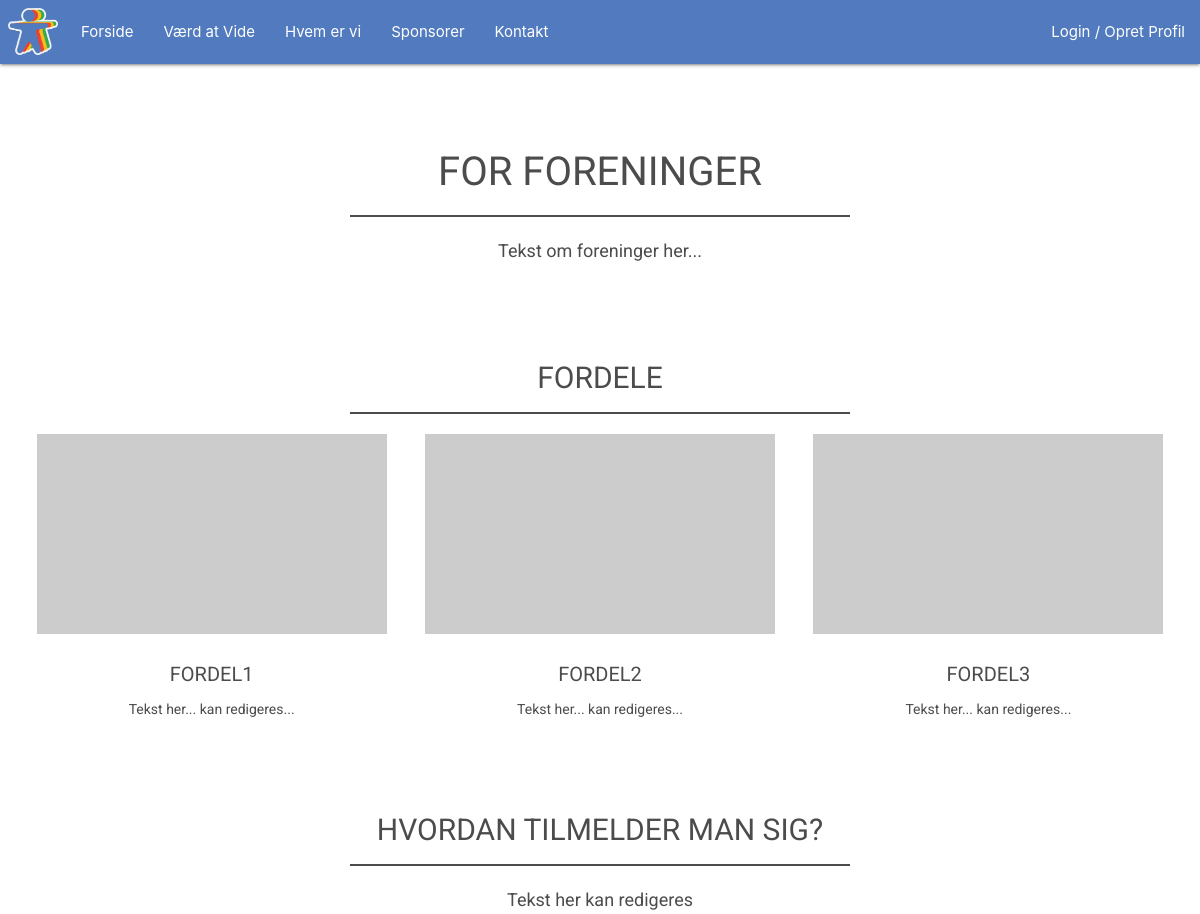
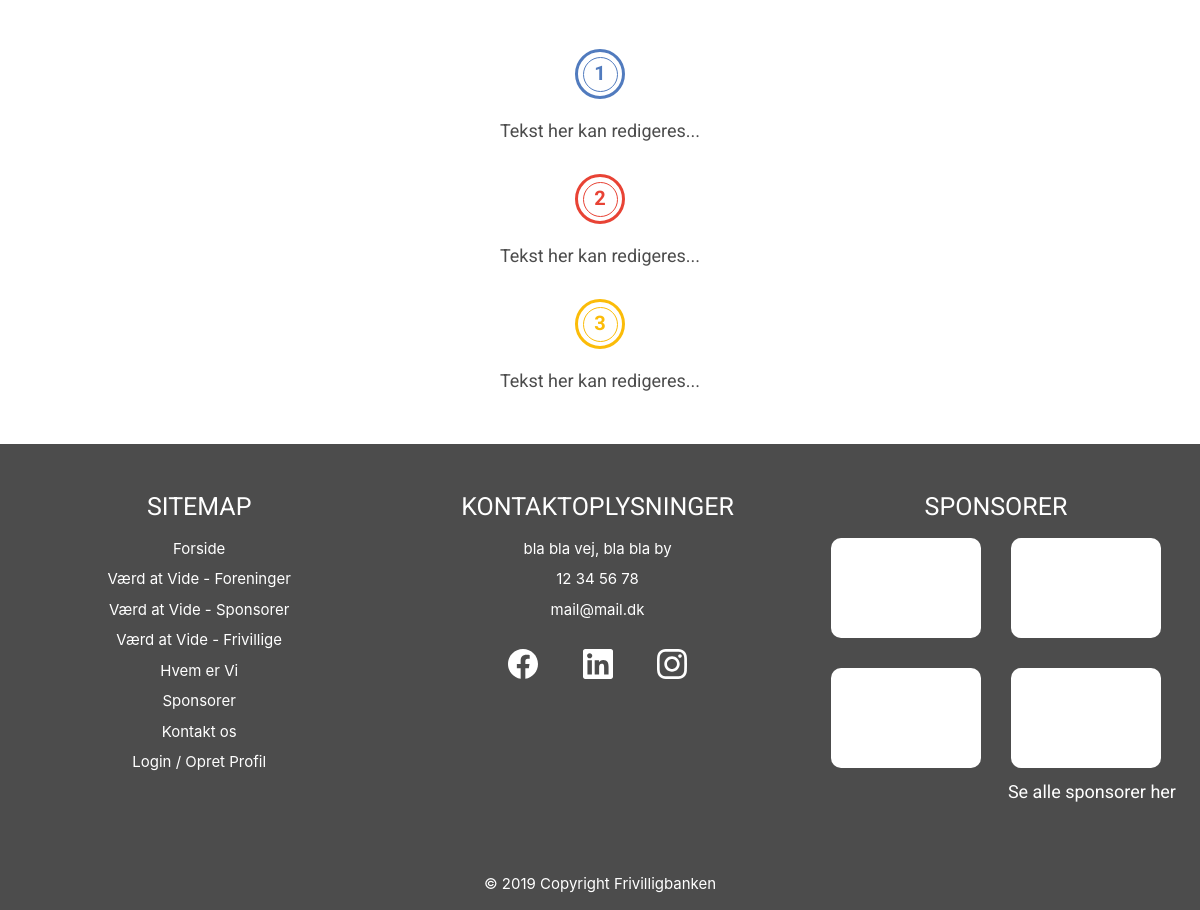
The page /for_foreninger on the database its author committed (2 pictures, top to bottom).
### tables this page shows
CREATE TABLE textfield (
    TextFieldID INT NOT NULL AUTO_INCREMENT PRIMARY KEY,
    Page VARCHAR(255),
    FieldName VARCHAR(255),
    FieldContent VARCHAR(5000)
);

CREATE TABLE sponsor (
    SponsorID INT NOT NULL AUTO_INCREMENT PRIMARY KEY,
    SponsorName VARCHAR(255),
    SponsorCVR VARCHAR(8),
    SponsorEmail VARCHAR(255),
    Address VARCHAR(255),
    City VARCHAR(255),
    PostalCode VARCHAR(4),
    Phone VARCHAR(8),
    Website VARCHAR(255),
    SponsorPic VARCHAR(255),
    Status VARCHAR(50),
    AreaID INT
);

### view/frontend/forUnions.php (the view)
<?php
require_once("view/frontend/includes/header.php");
$dbCon = dbCon($user, $pass);
$query = $dbCon->prepare("SELECT * FROM `textField` WHERE TextFieldID = 3");
$query->execute();
$getuniontext = $query->fetch();
$dbCon = dbCon($user, $pass);
$query = $dbCon->prepare("SELECT * FROM `textField` WHERE TextFieldID = 8");
$query->execute();
$getuniontext2 = $query->fetch();
$dbCon = dbCon($user, $pass);
$query = $dbCon->prepare("SELECT * FROM `textField` WHERE TextFieldID = 9");
$query->execute();
$getuniontext3 = $query->fetch();
$dbCon = dbCon($user, $pass);
$query = $dbCon->prepare("SELECT * FROM `textField` WHERE TextFieldID = 10");
$query->execute();
$getuniontext4 = $query->fetch();
$dbCon = dbCon($user, $pass);
$query = $dbCon->prepare("SELECT * FROM `textField` WHERE TextFieldID = 11");
$query->execute();
$getuniontext5 = $query->fetch();
$dbCon = dbCon($user, $pass);
$query = $dbCon->prepare("SELECT * FROM `textField` WHERE TextFieldID = 12");
$query->execute();
$getuniontext6 = $query->fetch();
$dbCon = dbCon($user, $pass);
$query = $dbCon->prepare("SELECT * FROM `textField` WHERE TextFieldID = 13");
$query->execute();
$getuniontext7 = $query->fetch();
$dbCon = dbCon($user, $pass);
$query = $dbCon->prepare("SELECT * FROM `textField` WHERE TextFieldID = 14");
$query->execute();
$getuniontext8 = $query->fetch();
$dbCon = dbCon($user, $pass);
$query = $dbCon->prepare("SELECT * FROM `imageField` WHERE ImageID = 3");
$query->execute();
$getimage1 = $query->fetch();
$dbCon = dbCon($user, $pass);
$query = $dbCon->prepare("SELECT * FROM `imageField` WHERE ImageID = 4");
$query->execute();
$getimage2 = $query->fetch();
$dbCon = dbCon($user, $pass);
$query = $dbCon->prepare("SELECT * FROM `imageField` WHERE ImageID = 5");
$query->execute();
$getimage3 = $query->fetch();
?>
    <link rel="stylesheet" href="/view/frontend/css/threeInOne.style.css">
    <div id="info-section1">
        <div id="info-section1-content">
            <h2><?php echo $getuniontext['FieldName'] ?></h2>
            <div id="line"></div>
            <p id="info-text">
                <?php
                    echo $getuniontext['FieldContent']
                ?>
            </p>
        </div>
    </div>
    <div id="info-section2">
        <div id="info-section2-content">
            <h3>FORDELE</h3>
            <div id="line"></div>
            <div id="info-section-info">
                <div id="info1">
                    <img src="<?php echo $getimage1['Image'] ?>" alt="">
                    <h4><?php echo $getuniontext2['FieldName'] ?></h4>
                    <p><?php echo $getuniontext2['FieldContent'] ?></p>
                </div>
                <div id="info2">
                    <img src="<?php echo $getimage2['Image'] ?>" alt="">
                    <h4><?php echo $getuniontext3['FieldName'] ?></h4>
                    <p><?php echo $getuniontext3['FieldContent'] ?></p>
                </div>
                <div id="info3">
                    <img src="<?php echo $getimage3['Image'] ?>" alt="">
                    <h4><?php echo $getuniontext4['FieldName'] ?></h4>
                    <p><?php echo $getuniontext4['FieldContent'] ?></p>
                </div>
            </div>
        </div>
    </div>
    <div id="info-section3">
        <div id="info-section3-content">
            <h3><?php echo $getuniontext5['FieldName'] ?></h3>
            <div id="line"></div>
            <p><?php echo $getuniontext5['FieldContent'] ?></p>
            <div id="step1-box">
                <div id="step-ring1"><div id="step-ring2"><p id="step-num">1</p></div></div>
                <p id="step-text"><?php echo $getuniontext6['FieldContent'] ?></p>
            </div>
            <div id="step2-box">
                <div id="step-ring1"><div id="step-ring2"><p id="step-num">2</p></div></div>
                <p id="step-text"><?php echo $getuniontext7['FieldContent'] ?></p>
            </div>
            <div id="step3-box">
                <div id="step-ring1"><div id="step-ring2"><p id="step-num">3</p></div></div>
                <p id="step-text"><?php echo $getuniontext8['FieldContent'] ?></p>
            </div>
        </div>
    </div>
<?php
require_once("view/frontend/includes/footer.php");
?>

### view/frontend/includes/footer.php (shortened to what this page needs)
<?php
$dbCon = dbCon($user, $pass);
$query = $dbCon->prepare("SELECT SponsorID, SponsorName, SponsorPic, Website FROM `sponsor` WHERE Status = 'Guld' LIMIT 6");
$query->execute();
$getsponsors = $query->fetchAll();
$dbCon = dbCon($user, $pass);
$query = $dbCon->prepare("SELECT * FROM textField WHERE TextFieldID = 32");
$query->execute();
$getaddress = $query->fetch();
$dbCon = dbCon($user, $pass);
$query = $dbCon->prepare("SELECT * FROM textField WHERE TextFieldID = 29");
$query->execute();
$getphone = $query->fetch();
$dbCon = dbCon($user, $pass);
$query = $dbCon->prepare("SELECT * FROM textField WHERE TextFieldID = 31");
$query->execute();
$getmail = $query->fetch();
$dbCon = dbCon($user, $pass);
$query = $dbCon->prepare("SELECT * FROM textField WHERE TextFieldID = 33");
$query->execute();
$getsocial1 = $query->fetch();
$dbCon = dbCon($user, $pass);
$query = $dbCon->prepare("SELECT * FROM textField WHERE TextFieldID = 34");
$query->execute();
$getsocial2 = $query->fetch();
$dbCon = dbCon($user, $pass);
$query = $dbCon->prepare("SELECT * FROM textField WHERE TextFieldID = 35");
$query->execute();
$getsocial3 = $query->fetch();
?>
<link rel="stylesheet" href="css/footer.style.css">
</div>
<footer class="page-footer">
    <div id="footer-content">
        <div id="footer-left">
            <h3>Sitemap</h3>
            <ul>
                <li><a href="/">Forside</a></li>
                <li><a href="/for_foreninger">Værd at Vide - Foreninger</a></li>
                <li><a href="/for_sponsorer">Værd at Vide - Sponsorer</a></li>
                <li><a href="/for_frivillige">Værd at Vide - Frivillige</a></li>
                <li><a href="/om">Hvem er Vi</a></li>
                <li><a href="/sponsorer">Sponsorer</a></li>
                <li><a href="/kontakt">Kontakt os</a></li>
                <li><a href="/login&opret">Login / Opret Profil</a></li>
            </ul>
        </div>
        <div id="footer-mid">
            <h3>Kontaktoplysninger</h3>
            <ul>
                <li><?php echo $getaddress['FieldContent'] ?></li>
                <li><?php echo $getphone['FieldContent'] ?></li>
                <li><?php echo $getmail['FieldContent'] ?></li>
                <li>
                    <a href="<?php echo "http://" . $getsocial1['FieldContent'] ?>"><img src="../../../images/icons/facebook.svg" alt=""></a>
                    <a href="<?php echo "http://" . $getsocial2['FieldContent'] ?>"><img src="../../../images/icons/linkedin.svg" alt=""></a>
                    <a href="<?php echo "http://" . $getsocial3['FieldContent'] ?>"><img src="../../../images/icons/instagram.svg" alt=""></a>
                </li>
            </ul>
        </div>
        <div id="footer-right">
            <h3>Sponsorer</h3>
            <div id="sponsor-highlight-box">
                <?php
                foreach($getsponsors as $sponsor)
                {
                    ?>
                    <a href="<?php echo "http://" . $sponsor['Website'] ?>">
                        <div id="sponsor-highlighted" style="background-image: url('<?php echo $sponsor['SponsorPic'] ?>')">
                        </div>
                    </a>
                    <?php
                }
                ?>
            </div>
            <a id="link-to-sponsor-page" href="/sponsorer"><p>Se alle sponsorer her</p></a>
        </div>
    </div>
    © 2019 Copyright Frivilligbanken
</footer>
</body>
</html>

### view/frontend/css/header.style.css (style rules this page uses)
h1, h2, h3, h4, p { color: #4C4C4C; font-family: 'Roboto', sans-serif; }
h1, h2 { text-transform: uppercase; }
p { font-size: 18px; }

### view/frontend/css/index.style.css (style rules this page uses)
h2 { font-size: 40px; }

### view/frontend/css/footer.style.css (style rules this page uses)
.page footer h1, .page-footer h2, .page-footer h3, .page-footer p { color: white; }
h3 { font-size: 25px; }
.page-footer { background-color: #517BBE; text-align: center; padding-bottom: 15px; }
#footer-content { display: flex; flex-wrap: wrap; }
#footer-left, #footer-mid, #footer-right { width: 30%; margin: 0 1.6% 50px 1.6%; }
#footer-left a { color: white; }
#footer-left ul li, #footer-mid ul li { margin-bottom: 8px; }
#footer-mid img { width: 30px; filter: invert(100%); margin: 20px; }
#sponsor-highlight-box { display: flex; flex-wrap: wrap; }
#sponsor-highlighted { background-color: white; background-position: center; background-repeat: no-repeat; background-size: cover; height: 100px; width: 150px; border-radius: 10px; margin: 0 15px 30px 15px; }
#link-to-sponsor-page p { margin-top: -20px; text-align: right; }

### view/frontend/css/threeInOne.style.css (style rules this page uses)
h3, h4 { text-transform: uppercase; }
#info-section1, #info-section2, #info-section3 { padding-top: 50px; text-align: center; }
#info-section1-content, #info-section2-content, #info-section3-content { max-width: 1250px; margin: auto; }
#info-section1 #line, #info-section2 #line, #info-section3 #line { width: 500px; height: 2px; background-color: #4C4C4C; margin: 0 auto 20px auto; }
#info-section2 h3, #info-section3 h3 { font-size: 30px; }
#info-section-info { display: flex; flex-wrap: wrap; justify-content: center; }
#info1, #info2, #info3 { width: 350px; margin: 0 1.6%; }
#info1 img, #info2 img, #info3 img { width: 350px; height: 200px; }
#info1 h4, #info2 h4, #info3 h4 { font-size: 20px; }
#info1 p, #info2 p, #info3 p { font-size: 14px; }
#info-section3 { margin-bottom: 50px; }
#step1-box { margin-top: 50px; }
#step1-box, #step2-box { margin-bottom: 30px; }
#step-ring1 { height: 50px; width: 50px; border: 3px solid; border-radius: 50px; margin: auto; }
#step-ring2 { height: 35px; width: 35px; border: 1px solid; border-radius: 50px; margin: 5px auto; }
#step-num { font-size: 20px; margin: 0; font-weight: bold; }
#step1-box #step-ring1, #step1-box #step-ring2 { border-color: #517BBE; }
#step1-box #step-num { color: #517BBE; }
#step2-box #step-ring1, #step2-box #step-ring2 { border-color: #E84335; }
#step2-box #step-num { color: #E84335; }
#step3-box #step-ring1, #step3-box #step-ring2 { border-color: #FBBC09; }
#step3-box #step-num { color: #FBBC09; }

### view/backend/css/footer.style.css (style rules this page uses)
.page-footer h1, .page-footer h2, .page-footer h3, .page-footer p { color: white; }
.page-footer { background-color: #4C4C4C; text-align: center; padding-bottom: 15px; }
#footer-content { display: flex; flex-wrap: wrap; }

### rows shown on the page
textfield: FieldName "FOR FORENINGER", FieldContent "Tekst om foreninger her..."
textfield: FieldName "FORDEL1", FieldContent "Tekst her... kan redigeres..."
textfield: FieldName "FORDEL2", FieldContent "Tekst her... kan redigeres..."
textfield: FieldName "FORDEL3", FieldContent "Tekst her... kan redigeres..."
textfield: FieldName "HVORDAN TILMELDER MAN SIG?", FieldContent "Tekst her kan redigeres"
textfield: FieldContent "Tekst her kan redigeres..."
textfield: FieldContent "Tekst her kan redigeres..."
textfield: FieldContent "Tekst her kan redigeres..."
textfield: FieldContent "bla bla vej, bla bla by"
textfield: FieldContent "12 34 56 78"
textfield: FieldContent "mail@mail.dk"
